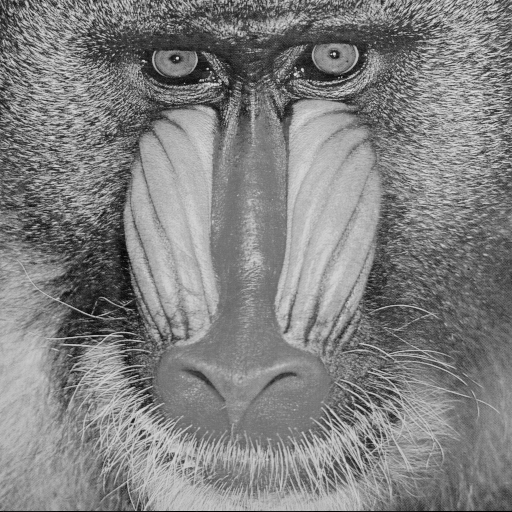
//> input picture 0803AES/test images/baboon.tif, 512 x 512 px
$ ./newAES3   (built with g++ and OpenCV 4)
//> lines starting //> are read from the running program, lines starting //| are printed output that depends on the picture
#include <iostream>
#include <vector>
#include <opencv2/opencv.hpp>

using namespace std;

unsigned char s_box[256] = {
   0X63, 0X7C, 0X77, 0X7B, 0XF2, 0X6B, 0X6F, 0XC5, 0X30, 0X01, 0X67, 0X2B, 0XFE, 0XD7, 0XAB, 0X76,
   0XCA, 0X82, 0XC9, 0X7D, 0XFA, 0X59, 0X47, 0XF0, 0XAD, 0XD4, 0XA2, 0XAF, 0X9C, 0XA4, 0X72, 0XC0,
   0XB7, 0XFD, 0X93, 0X26, 0X36, 0X3F, 0XF7, 0XCC, 0X34, 0XA5, 0XE5, 0XF1, 0X71, 0XD8, 0X31, 0X15,
   0X04, 0XC7, 0X23, 0XC3, 0X18, 0X96, 0X05, 0X9A, 0X07, 0X12, 0X80, 0XE2, 0XEB, 0X27, 0XB2, 0X75,
   0X09, 0X83, 0X2C, 0X1A, 0X1B, 0X6E, 0X5A, 0XA0, 0X52, 0X3B, 0XD6, 0XB3, 0X29, 0XE3, 0X2F, 0X84,
   0X53, 0XD1, 0X00, 0XED, 0X20, 0XFC, 0XB1, 0X5B, 0X6A, 0XCB, 0XBE, 0X39, 0X4A, 0X4C, 0X58, 0XCF,
   0XD0, 0XEF, 0XAA, 0XFB, 0X43, 0X4D, 0X33, 0X85, 0X45, 0XF9, 0X02, 0X7F, 0X50, 0X3C, 0X9F, 0XA8,
   0X51, 0XA3, 0X40, 0X8F, 0X92, 0X9D, 0X38, 0XF5, 0XBC, 0XB6, 0XDA, 0X21, 0X10, 0XFF, 0XF3, 0XD2,
   0XCD, 0X0C, 0X13, 0XEC, 0X5F, 0X97, 0X44, 0X17, 0XC4, 0XA7, 0X7E, 0X3D, 0X64, 0X5D, 0X19, 0X73,
   0X60, 0X81, 0X4F, 0XDC, 0X22, 0X2A, 0X90, 0X88, 0X46, 0XEE, 0XB8, 0X14, 0XDE, 0X5E, 0X0B, 0XDB,
   0XE0, 0X32, 0X3A, 0X0A, 0X49, 0X06, 0X24, 0X5C, 0XC2, 0XD3, 0XAC, 0X62, 0X91, 0X95, 0XE4, 0X79,
   0XE7, 0XC8, 0X37, 0X6D, 0X8D, 0XD5, 0X4E, 0XA9, 0X6C, 0X56, 0XF4, 0XEA, 0X65, 0X7A, 0XAE, 0X08,
   0XBA, 0X78, 0X25, 0X2E, 0X1C, 0XA6, 0XB4, 0XC6, 0XE8, 0XDD, 0X74, 0X1F, 0X4B, 0XBD, 0X8B, 0X8A,
   0X70, 0X3E, 0XB5, 0X66, 0X48, 0X03, 0XF6, 0X0E, 0X61, 0X35, 0X57, 0XB9, 0X86, 0XC1, 0X1D, 0X9E,
   0XE1, 0XF8, 0X98, 0X11, 0X69, 0XD9, 0X8E, 0X94, 0X9B, 0X1E, 0X87, 0XE9, 0XCE, 0X55, 0X28, 0XDF,
   0X8C, 0XA1, 0X89, 0X0D, 0XBF, 0XE6, 0X42, 0X68, 0X41, 0X99, 0X2D, 0X0F, 0XB0, 0X54, 0XBB, 0X16
};

unsigned char mul2[256] = {
  0X00,0X02,0X04,0X06,0X08,0X0A,0X0C,0X0E,0X10,0X12,0X14,0X16,0X18,0X1A,0X1C,0X1E,
  0X20,0X22,0X24,0X26,0X28,0X2A,0X2C,0X2E,0X30,0X32,0X34,0X36,0X38,0X3A,0X3C,0X3E,
  0X40,0X42,0X44,0X46,0X48,0X4A,0X4C,0X4E,0X50,0X52,0X54,0X56,0X58,0X5A,0X5C,0X5E,
  0X60,0X62,0X64,0X66,0X68,0X6A,0X6C,0X6E,0X70,0X72,0X74,0X76,0X78,0X7A,0X7C,0X7E,
  0X80,0X82,0X84,0X86,0X88,0X8A,0X8C,0X8E,0X90,0X92,0X94,0X96,0X98,0X9A,0X9C,0X9E,
  0XA0,0XA2,0XA4,0XA6,0XA8,0XAA,0XAC,0XAE,0XB0,0XB2,0XB4,0XB6,0XB8,0XBA,0XBC,0XBE,
  0XC0,0XC2,0XC4,0XC6,0XC8,0XCA,0XCC,0XCE,0XD0,0XD2,0XD4,0XD6,0XD8,0XDA,0XDC,0XDE,
  0XE0,0XE2,0XE4,0XE6,0XE8,0XEA,0XEC,0XEE,0XF0,0XF2,0XF4,0XF6,0XF8,0XFA,0XFC,0XFE,
  0X1B,0X19,0X1F,0X1D,0X13,0X11,0X17,0X15,0X0B,0X09,0X0F,0X0D,0X03,0X01,0X07,0X05,
  0X3B,0X39,0X3F,0X3D,0X33,0X31,0X37,0X35,0X2B,0X29,0X2F,0X2D,0X23,0X21,0X27,0X25,
  0X5B,0X59,0X5F,0X5D,0X53,0X51,0X57,0X55,0X4B,0X49,0X4F,0X4D,0X43,0X41,0X47,0X45,
  0X7B,0X79,0X7F,0X7D,0X73,0X71,0X77,0X75,0X6B,0X69,0X6F,0X6D,0X63,0X61,0X67,0X65,
  0X9B,0X99,0X9F,0X9D,0X93,0X91,0X97,0X95,0X8B,0X89,0X8F,0X8D,0X83,0X81,0X87,0X85,
  0XBB,0XB9,0XBF,0XBD,0XB3,0XB1,0XB7,0XB5,0XAB,0XA9,0XAF,0XAD,0XA3,0XA1,0XA7,0XA5,
  0XDB,0XD9,0XDF,0XDD,0XD3,0XD1,0XD7,0XD5,0XCB,0XC9,0XCF,0XCD,0XC3,0XC1,0XC7,0XC5,
  0XFB,0XF9,0XFF,0XFD,0XF3,0XF1,0XF7,0XF5,0XEB,0XE9,0XEF,0XED,0XE3,0XE1,0XE7,0XE5
};

unsigned char mul3[256] = {
  0X00,0X03,0X06,0X05,0X0C,0X0F,0X0A,0X09,0X18,0X1B,0X1E,0X1D,0X14,0X17,0X12,0X11,
  0X30,0X33,0X36,0X35,0X3C,0X3F,0X3A,0X39,0X28,0X2B,0X2E,0X2D,0X24,0X27,0X22,0X21,
  0X60,0X63,0X66,0X65,0X6C,0X6F,0X6A,0X69,0X78,0X7B,0X7E,0X7D,0X74,0X77,0X72,0X71,
  0X50,0X53,0X56,0X55,0X5C,0X5F,0X5A,0X59,0X48,0X4B,0X4E,0X4D,0X44,0X47,0X42,0X41,
  0XC0,0XC3,0XC6,0XC5,0XCC,0XCF,0XCA,0XC9,0XD8,0XDB,0XDE,0XDD,0XD4,0XD7,0XD2,0XD1,
  0XF0,0XF3,0XF6,0XF5,0XFC,0XFF,0XFA,0XF9,0XE8,0XEB,0XEE,0XED,0XE4,0XE7,0XE2,0XE1,
  0XA0,0XA3,0XA6,0XA5,0XAC,0XAF,0XAA,0XA9,0XB8,0XBB,0XBE,0XBD,0XB4,0XB7,0XB2,0XB1,
  0X90,0X93,0X96,0X95,0X9C,0X9F,0X9A,0X99,0X88,0X8B,0X8E,0X8D,0X84,0X87,0X82,0X81,
  0X9B,0X98,0X9D,0X9E,0X97,0X94,0X91,0X92,0X83,0X80,0X85,0X86,0X8F,0X8C,0X89,0X8A,
  0XAB,0XA8,0XAD,0XAE,0XA7,0XA4,0XA1,0XA2,0XB3,0XB0,0XB5,0XB6,0XBF,0XBC,0XB9,0XBA,
  0XFB,0XF8,0XFD,0XFE,0XF7,0XF4,0XF1,0XF2,0XE3,0XE0,0XE5,0XE6,0XEF,0XEC,0XE9,0XEA,
  0XCB,0XC8,0XCD,0XCE,0XC7,0XC4,0XC1,0XC2,0XD3,0XD0,0XD5,0XD6,0XDF,0XDC,0XD9,0XDA,
  0X5B,0X58,0X5D,0X5E,0X57,0X54,0X51,0X52,0X43,0X40,0X45,0X46,0X4F,0X4C,0X49,0X4A,
  0X6B,0X68,0X6D,0X6E,0X67,0X64,0X61,0X62,0X73,0X70,0X75,0X76,0X7F,0X7C,0X79,0X7A,
  0X3B,0X38,0X3D,0X3E,0X37,0X34,0X31,0X32,0X23,0X20,0X25,0X26,0X2F,0X2C,0X29,0X2A,
  0X0B,0X08,0X0D,0X0E,0X07,0X04,0X01,0X02,0X13,0X10,0X15,0X16,0X1F,0X1C,0X19,0X1A
};

unsigned char rcon[256] = {
  0x8d, 0x01, 0x02, 0x04, 0x08, 0x10, 0x20, 0x40, 0x80, 0x1b, 0x36, 0x6c, 0xd8, 0xab, 0x4d, 0x9a,
  0x2f, 0x5e, 0xbc, 0x63, 0xc6, 0x97, 0x35, 0x6a, 0xd4, 0xb3, 0x7d, 0xfa, 0xef, 0xc5, 0x91, 0x39,
  0x72, 0xe4, 0xd3, 0xbd, 0x61, 0xc2, 0x9f, 0x25, 0x4a, 0x94, 0x33, 0x66, 0xcc, 0x83, 0x1d, 0x3a,
  0x74, 0xe8, 0xcb, 0x8d, 0x01, 0x02, 0x04, 0x08, 0x10, 0x20, 0x40, 0x80, 0x1b, 0x36, 0x6c, 0xd8,
  0xab, 0x4d, 0x9a, 0x2f, 0x5e, 0xbc, 0x63, 0xc6, 0x97, 0x35, 0x6a, 0xd4, 0xb3, 0x7d, 0xfa, 0xef,
  0xc5, 0x91, 0x39, 0x72, 0xe4, 0xd3, 0xbd, 0x61, 0xc2, 0x9f, 0x25, 0x4a, 0x94, 0x33, 0x66, 0xcc,
  0x83, 0x1d, 0x3a, 0x74, 0xe8, 0xcb, 0x8d, 0x01, 0x02, 0x04, 0x08, 0x10, 0x20, 0x40, 0x80, 0x1b,
  0x36, 0x6c, 0xd8, 0xab, 0x4d, 0x9a, 0x2f, 0x5e, 0xbc, 0x63, 0xc6, 0x97, 0x35, 0x6a, 0xd4, 0xb3,
  0x7d, 0xfa, 0xef, 0xc5, 0x91, 0x39, 0x72, 0xe4, 0xd3, 0xbd, 0x61, 0xc2, 0x9f, 0x25, 0x4a, 0x94,
  0x33, 0x66, 0xcc, 0x83, 0x1d, 0x3a, 0x74, 0xe8, 0xcb, 0x8d, 0x01, 0x02, 0x04, 0x08, 0x10, 0x20,
  0x40, 0x80, 0x1b, 0x36, 0x6c, 0xd8, 0xab, 0x4d, 0x9a, 0x2f, 0x5e, 0xbc, 0x63, 0xc6, 0x97, 0x35,
  0x6a, 0xd4, 0xb3, 0x7d, 0xfa, 0xef, 0xc5, 0x91, 0x39, 0x72, 0xe4, 0xd3, 0xbd, 0x61, 0xc2, 0x9f,
  0x25, 0x4a, 0x94, 0x33, 0x66, 0xcc, 0x83, 0x1d, 0x3a, 0x74, 0xe8, 0xcb, 0x8d, 0x01, 0x02, 0x04,
  0x08, 0x10, 0x20, 0x40, 0x80, 0x1b, 0x36, 0x6c, 0xd8, 0xab, 0x4d, 0x9a, 0x2f, 0x5e, 0xbc, 0x63,
  0xc6, 0x97, 0x35, 0x6a, 0xd4, 0xb3, 0x7d, 0xfa, 0xef, 0xc5, 0x91, 0x39, 0x72, 0xe4, 0xd3, 0xbd,
  0x61, 0xc2, 0x9f, 0x25, 0x4a, 0x94, 0x33, 0x66, 0xcc, 0x83, 0x1d, 0x3a, 0x74, 0xe8, 0xcb, 0x8d
};


void keyExpansionCore(unsigned char* in, unsigned char i){
  unsigned int * q = (unsigned int *) in;
  //rotate left
  *q = (*q >> 8 | ((*q & 0xff) << 24));

  //s-box substitution
  in[0] = s_box[in[0]];
  in[1] = s_box[in[1]];
  in[2] = s_box[in[2]];
  in[3] = s_box[in[3]];

  //rcon xor
  in[0] ^= rcon[i];
}

//expands 128 bit key until there is 176 bytes of key
void keyExpansion(unsigned char* inputKey, unsigned char* expandedKey){
  for(int i=0; i<16; i++){
    expandedKey[i] = inputKey[i];
  }

  unsigned int bytesGenerated = 16;
  int rconIteration = 1;
  unsigned char temp[4];

  while(bytesGenerated < 176){
    for(int i=0; i<4; i++){
      temp[i] = expandedKey[i + bytesGenerated - 4];
    }

    if(bytesGenerated % 16 ==0){
      keyExpansionCore(temp,rconIteration++);
    }

    for(unsigned char a =0; a<4; a++){
      expandedKey[bytesGenerated] = expandedKey[bytesGenerated -16] ^ temp[a];
      bytesGenerated++;
    }
  }
}

//substitues state bytes with s-box
void subBytes(unsigned char* state){
  //substitues state with s_box
  for(int i=0; i<16; i++){
    state[i] = s_box[state[i]];
  }
}

//shift rows by certain offsets
void shiftRows(unsigned char* state){
  unsigned char tmp[16];

  tmp[0] = state[0];
  tmp[4] = state[4];
  tmp[8] = state[8];
  tmp[12] = state[12];

  tmp[1] = state[5];
  tmp[5] = state[9];
  tmp[9] = state[13];
  tmp[13] = state[1];

  tmp[2] = state[10];
  tmp[6] = state[14];
  tmp[10] = state[2];
  tmp[14] = state[6];

  tmp[3] = state[15];
  tmp[7] = state[3];
  tmp[11] = state[7];
  tmp[15] = state[11];

  for(int i=0; i<16; i++){
    state[i] = tmp[i];
  }
}

//performs a matrix multiplication using the mul2 and mul3 look up tables
void mixColumns(unsigned char* state){
  unsigned char tmp[16];

  tmp[0] = (unsigned char)(mul2[state[0]] ^ mul3[state[1]] ^ state[2] ^ state[3]);
  tmp[1] = (unsigned char)(state[0] ^ mul2[state[1]] ^ mul3[state[2]] ^ state[3]);
  tmp[2] = (unsigned char)(state[0] ^ state[1] ^ mul2[state[2]] ^ mul3[state[3]]);
  tmp[3] = (unsigned char)(mul3[state[0]] ^ state[1] ^ state[2] ^ mul2[state[3]]);

  tmp[4] = (unsigned char)(mul2[state[4]] ^ mul3[state[5]] ^ state[6] ^ state[7]);
  tmp[5] = (unsigned char)(state[4] ^ mul2[state[5]] ^ mul3[state[6]] ^ state[7]);
  tmp[6] = (unsigned char)(state[4] ^ state[5] ^ mul2[state[6]] ^ mul3[state[7]]);
  tmp[7] = (unsigned char)(mul3[state[4]] ^ state[5] ^ state[6] ^ mul2[state[7]]);

  tmp[8] = (unsigned char)(mul2[state[8]] ^ mul3[state[9]] ^ state[10] ^ state[11]);
  tmp[9] = (unsigned char)(state[8] ^ mul2[state[9]] ^ mul3[state[10]] ^ state[11]);
  tmp[10] = (unsigned char)(state[8] ^ state[9] ^ mul2[state[10]] ^ mul3[state[11]]);
  tmp[11] = (unsigned char)(mul3[state[8]] ^ state[9] ^ state[10] ^ mul2[state[11]]);

  tmp[12] = (unsigned char)(mul2[state[12]] ^ mul3[state[13]] ^ state[14] ^ state[15]);
  tmp[13] = (unsigned char)(state[12] ^ mul2[state[13]] ^ mul3[state[14]] ^ state[15]);
  tmp[14] = (unsigned char)(state[12] ^ state[13] ^ mul2[state[14]] ^ mul3[state[15]]);
  tmp[15] = (unsigned char)(mul3[state[12]] ^ state[13] ^ state[14] ^ mul2[state[15]]);

  for(int i=0; i<16; i++){
    state[i] = tmp[i];
  }
}

//xors state bytes with current round key
void addRoundKey(unsigned char* state, unsigned char* roundKey){
  for(int i=0; i<16; i++){
    state[i] ^= roundKey[i];
  }
};

//encrypts the nonce and counter to produce the keystream
void encrypt(unsigned char* block, unsigned char* key){
    int rounds = 2;
    unsigned char expandedKey[176];

    unsigned char state[16];
    for(int i=0; i<16; i++){
        state[i] = block[i];
    }

    keyExpansion(key, expandedKey);
    addRoundKey(state, key);

    for(int i=0; i<rounds; i++){
        subBytes(state);
        shiftRows(state);
        mixColumns(state);
        addRoundKey(state, expandedKey + (16 * (i + 1)));
    }

    subBytes(state);
    shiftRows(state);
    addRoundKey(state, expandedKey + (16 * (rounds + 1)));

    for(int i=0; i<16; i++){
      block[i] = state[i];
    }
}

//connects the bytes and integer of the counter
union{
    unsigned char bytes[8];
    unsigned long integer;
} counter;


int main(){
  cv::Mat imageMat;
  //reads image to be encrypted
  imageMat = cv::imread("C:/Users/khool/Desktop/FYP/0803AES/test images/baboon.tif", 0);
//> imageMat is the input picture: 512 rows x 512 cols, CV_8UC1; min 0, max 230, mean 129.1

  std::vector<unsigned char> pixel;

  int arrayLength = imageMat.cols * imageMat.rows;
//> arrayLength = 262144

  //store pixel values of image
  for(int c = 0; c < imageMat.cols; ++c){
    for(int r = 0; r < imageMat.rows; ++r) {
      pixel.push_back((unsigned char)imageMat.at<uchar>(c,r));
    };
  };
//> after the loop, pixel = 262144 items

  unsigned char* msg = new unsigned char[arrayLength];
  for(int i = 0; i < arrayLength; i++){
    msg[i] = pixel.at(i);
  };

  //unsigned char key[16] = {1,2,3,4,5,6,7,8,9,10,11,12,13,14,15,16};
  //unsigned char key[16] = {34,65,12,43,2,11,3,6,3,2,8,32,72,22,10,10};
  unsigned char key[16] = {14,3,9,18,23,55,9,32,52,43,62,2,7,19,55,10};
  int length = arrayLength;
//> length = 262144
  int length2 = length;
//> length2 = 262144

  //unsigned char nonce[8] = {1,2,3,4,5,6,7,8};
  //unsigned char nonce[8] = {4,88,45,23,7,4,10,26};
  unsigned char nonce[8] = {66,28,39,37,11,19,25,9};

  counter.integer = 0;
  int loop = 0;

  while (length2 > 0){
    unsigned char temp[16];

    for(int x=0; x<8; x++){
          temp[x] = nonce[x];
      }

      int p = 7;
      for(int x=8; x<16; x++){
          temp[x] = counter.bytes[p];
          p -= 1;
      }

      encrypt(temp,key);

    if (length2 >= 16){
      for(int x=0; x<16; x++){
          msg[x + (loop * 16)] ^= temp[x];
      }

      length2 -= 16;
      counter.integer += 1;

    }else{
      for(int x=0; x<length2; x++){
          msg[x + (loop * 16)] ^= temp[x];
      }

      length2 = 0;
      counter.integer += 1;

    };

    loop += 1;
  };
//> after the loop, length2 = 0; loop = 16384

  cv::Mat encrypted = cv::Mat(imageMat.cols,imageMat.rows, CV_8UC1, msg);
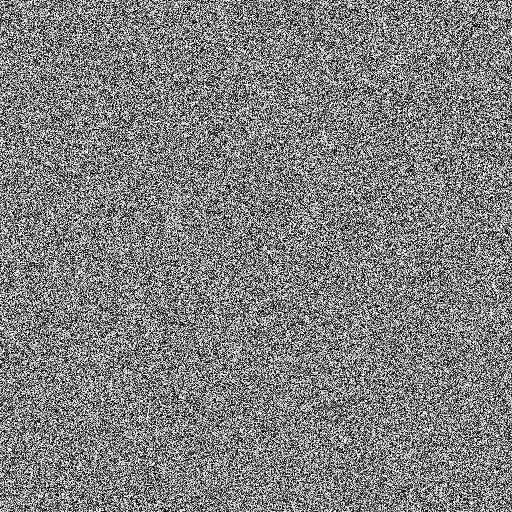
//> encrypted: 512 rows x 512 cols, CV_8UC1; min 0, max 255, mean 127.6
  cv::imshow("encrypted",encrypted);
  cv::imwrite("C:/Users/khool/Desktop/FYP/0803AES/baboon_3rounds.png",encrypted);
  cv::waitKey(0);


  delete [] msg;
  return 0;
}

$ run again, with 0803AES/test images/cameraman.tif copied over 0803AES/test images/baboon.tif
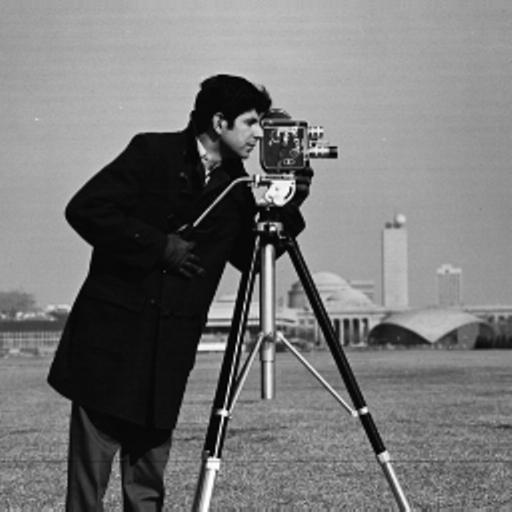
//> input picture 0803AES/test images/cameraman.tif, 512 x 512 px
//> imageMat is the input picture: 512 rows x 512 cols, CV_8UC1; min 0, max 255, mean 118.3
//> after the loop `for(int c = 0; c < imageMat.cols; ++c)`: pixel = 262144 items
//> after the loop `while (length2 > 0)`: length2 = 0; loop = 16384
//> `cv::Mat encrypted = cv::Mat(imageMat.cols,imageMat.rows, CV_8UC1, msg);`:
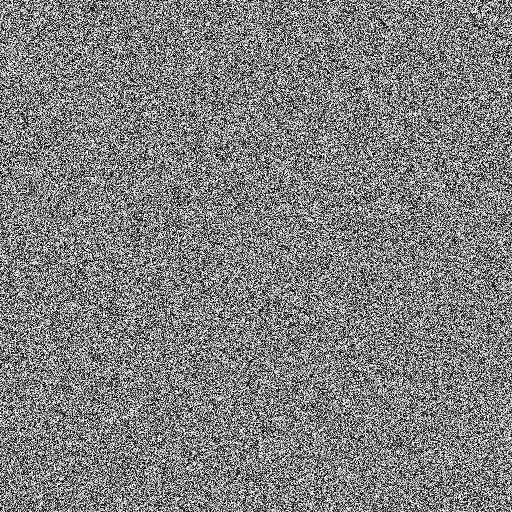
//> encrypted: 512 rows x 512 cols, CV_8UC1; min 0, max 255, mean 127.5

$ run again, with 0803AES/test images/peppers.tif copied over 0803AES/test images/baboon.tif
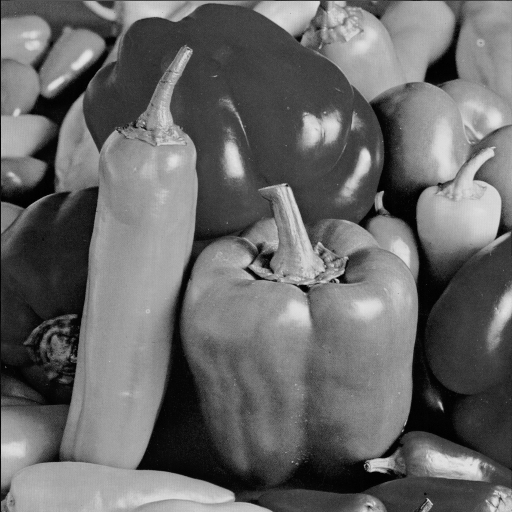
//> input picture 0803AES/test images/peppers.tif, 512 x 512 px
//> imageMat is the input picture: 512 rows x 512 cols, CV_8UC1; min 0, max 229, mean 104.2
//> after the loop `for(int c = 0; c < imageMat.cols; ++c)`: pixel = 262144 items
//> after the loop `while (length2 > 0)`: length2 = 0; loop = 16384
//> `cv::Mat encrypted = cv::Mat(imageMat.cols,imageMat.rows, CV_8UC1, msg);`:
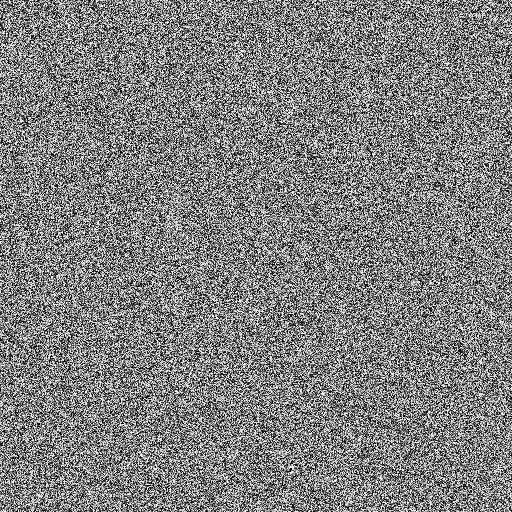
//> encrypted: 512 rows x 512 cols, CV_8UC1; min 0, max 255, mean 127.7
